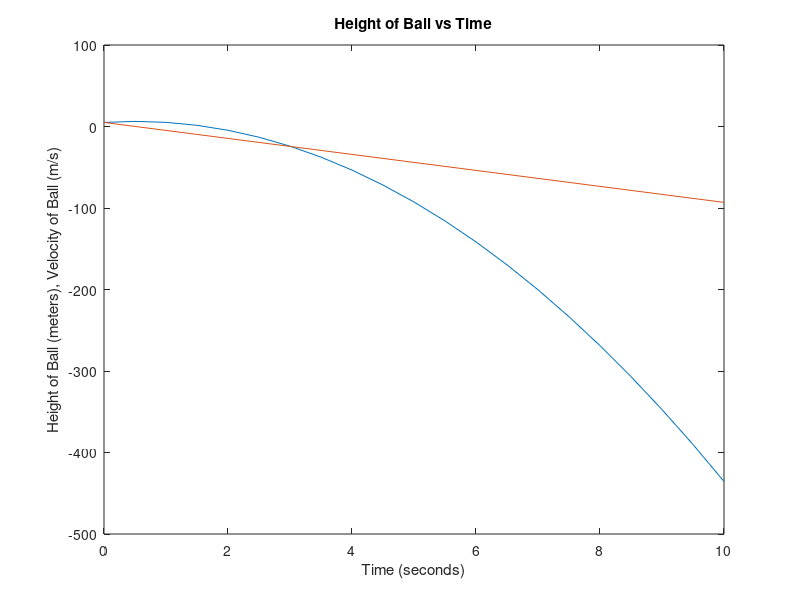

The MATLAB source for this figure: (Note: this script raises an error after producing the figure.)
% Script file: ch2p10.m
% Chapter 2, Exercise 10: Position and Velocity of a Ball
%
% Programmer: Cameron Carroll
%
% Purpose: To plot user-supplied height and velocity of a ball, using
% quadratic kinematic equations.


clc;
clear;
clf;

user_height = input('Supply an initial height (meters): \n');
user_velocity = input('Supply an initial velocity (meters per second): \n');

gravity = -9.81;
time_set = 0:0.5:10;

height = 0.5 .* gravity .* time_set.^2 + user_velocity .* time_set...
    + user_height;

velocity = gravity .* time_set + user_velocity;

plot(time_set, height, time_set, velocity);
title('Height of Ball vs Time');
xlabel('Time (seconds)');
ylabel('Height of Ball (meters), Velocity of Ball (m/s)');
legend('Height', 'Velocity', 1)


